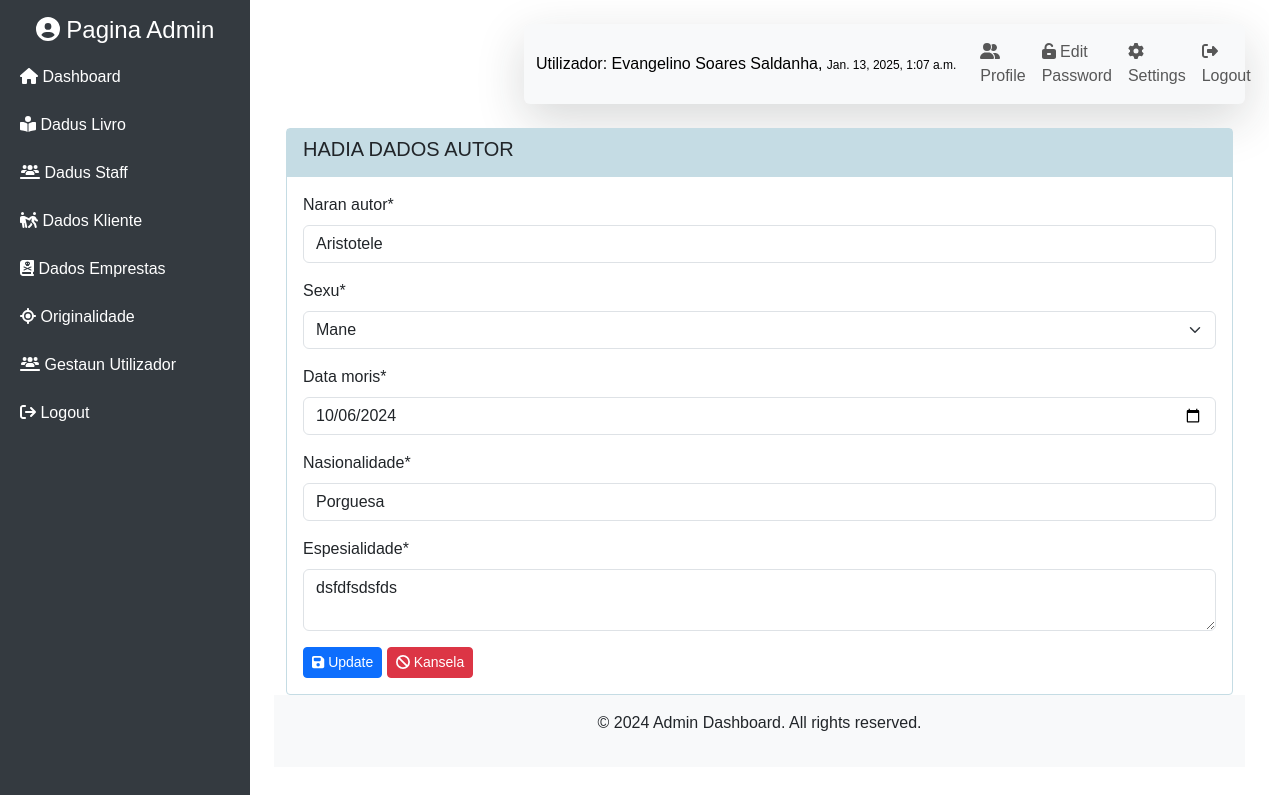
Screenshot of /home/update_autor/2e98e640d5684adcb1c3b424ae86879f (signed in) with the database file from the repository.
### mainApp/models.py (models this page shows, shortened)
class Staff(models.Model):
    SEXO_CHOICES = [
        ('Mane', 'Mane'),
        ('Feto', 'Feto'),
    ]
    STADU_CIVIL = [
        ('Solteiro', 'Solteiro'),
        ('Kassadu', 'Kassadu'),
        ('Diborsiadu', 'Diborsiadu'),
        ('Barlakeadu', 'Barlakeadu')
    ]
    id_staff = models.UUIDField(primary_key=True, default=uuid.uuid4, editable=False)
    naran_staff = models.CharField(max_length=225, blank=True, null=True)
    sexu = models.CharField(max_length=4, choices=SEXO_CHOICES, blank=True, null=True)
    data_moris = models.DateField(blank=True, null=True)
    id_suku = models.ForeignKey(Suku, related_name='staff', on_delete=models.CASCADE, blank=True, null=True)
    endereso = models.CharField(max_length=225, blank=True, null=True)
    no_tlf = models.CharField(max_length=20, blank=True, null=True)
    estadu_sivil = models.CharField(max_length=15, default='', choices=STADU_CIVIL,blank=True, null=True)
    user = models.OneToOneField(User, on_delete=models.CASCADE, null= True)
    foto = models.ImageField(
        upload_to='foto_staff/',
        validators=[FileExtensionValidator(allowed_extensions=['png', 'jpg', 'jpeg'])],
        null=True,
        blank=True,
        default='default.png'
    )

class AutorLivro(models.Model):
    SEXO_CHOICES = [
        ('Mane', 'Mane'),
        ('Feto', 'Feto'),
    ]
    id_autor = models.UUIDField(primary_key=True, default=uuid.uuid4, editable=False)
    naran_autor = models.CharField(max_length=225)
    sexu = models.CharField(max_length=5, choices=SEXO_CHOICES)  # increased to 5 to match 'Mane'
    data_moris = models.DateField()
    nasionalidade = models.CharField(max_length=200)
    espesialidade = models.TextField()

### mainApp/views/views_admin.py (the view)
# urls.py: path('update_autor/<str:id_autor>', views.update_autor, name='update_autor'),
@login_required
def update_autor(request, id_autor):
    autor = get_object_or_404(AutorLivro, id_autor=id_autor)
    if request.method == 'POST':
        form = FormAutor(request.POST, instance=autor)
        if form.is_valid():
            messages.success(request,'Hadia dadus ho Susesu.....!')
            form.save()
        return redirect('autor_livro')
    else:
        form = FormAutor(instance=autor)
        context = {
            'title': 'Hadia dados Autor',
            'sub_title': 'Hadia dados Autor',
            'form': form
        }
    return render(request, 'module/mod_autor/update_autor.html', context)

### mainApp/forms.py
class FormAutor(forms.ModelForm):
    class Meta:
        model = AutorLivro
        fields = '__all__'
        widgets = {
                'espesialidade': forms.Textarea(attrs={'cols':'2','rows':'2', 'placeholder': 'Prense...'}),
                'nasionalidade': forms.TextInput(attrs={'placeholder': 'Prense...'}),
                'naran_autor': forms.TextInput(attrs={'placeholder': 'Prense...'}),
                'data_moris': forms.TextInput(attrs={'type':'date'}),
            }

### mainApp/templates/module/mod_autor/update_autor.html (shortened to what this page needs)
{% extends 'base.html' %}
{% load crispy_forms_tags %}
{% block content %}
<div class="row mt-4">
    <div class="col-md-12">
        <div class="card rounded-1" id="card">
            <div class="card-header rounded-0" id="card-header">
                <div class="cart-title">
                    <h5 class="card-title">{{sub_title}}</h5>
                </div>
            </div>
            <div class="card-body">
              <form action="" method="POST">
                {{ form|crispy }}
                <button type="submin" class="btn btn-sm btn-primary"><i class="fa fa-save"></i> Update</button>
                <button type="reset" class="btn btn-sm btn-danger" onclick="self.history.back()"><i class="fa fa-cancel"></i> Kansela</button>
              </form>
            </div>
        </div>
    </div>
</div>
{% endblock %}

### templates/navbar.html (shortened to what this page needs)
<nav class="navbar navbar-expand-lg navbar-light bg-light shadow-lg rounded-2">
    <div class="container-fluid rounded-1">
        <a class="navbar-brand fs-6" href="#">Utilizador: {{request.user.staff.naran_staff}}, <span
                style="font-size: 12px;">{{user.last_login}}</span></a>
        <div class="collapse navbar-collapse" id="navbarSupportedContent">
            <ul class="navbar-nav ms-auto mb-2 mb-lg-0">
                <li class="nav-item">
                    <a class="nav-link" href="{% url 'detallu_staff' request.user.staff.id_staff %}"><i
                            class="fa fa-user-friends"></i> Profile</a>
                </li>
                <li class="nav-item">
                    <a class="nav-link" href="{% url 'change-password' %}"><i class="fa fa-unlock-keyhole"></i> Edit
                        Password</a>
                </li>
                <li class="nav-item">
                    <a class="nav-link" href="{% url 'update_staff' request.user.staff.id_staff %}"><i
                            class="fa fa-gear"></i> Settings</a>
                </li>
                <li class="nav-item">
                    <a class="nav-link" href="{% url 'logout' %}"><i class="fa fa-sign-out-alt "></i> Logout</a>
                </li>
            </ul>
        </div>
    </div>
</nav>

### static/css/style.css (style rules this page uses)
body { font-family: 'Arial', sans-serif; overflow-x: hidden; }
.navbar { margin-left: 250px; transition: margin-left 0.3s ease; }
#card-header { background-color: #c5dce4; border: none; }
#card { border-color: rgb(197, 220, 228); }
.card-title { text-transform: uppercase; }

### rows the page displays
AutorLivro: naran_autor "Aristotele", sexu "Mane", data_moris "10/06/2024", nasionalidade "Porguesa", espesialidade "dsfdfsdsfds"

### other values shown
{{ request.user.staff.naran_staff }} "Evangelino Soares Saldanha"
{{ user.last_login }} "Jan. 13, 2025, 1:07 a.m."
{{ sub_title }} "HADIA DADOS AUTOR"
